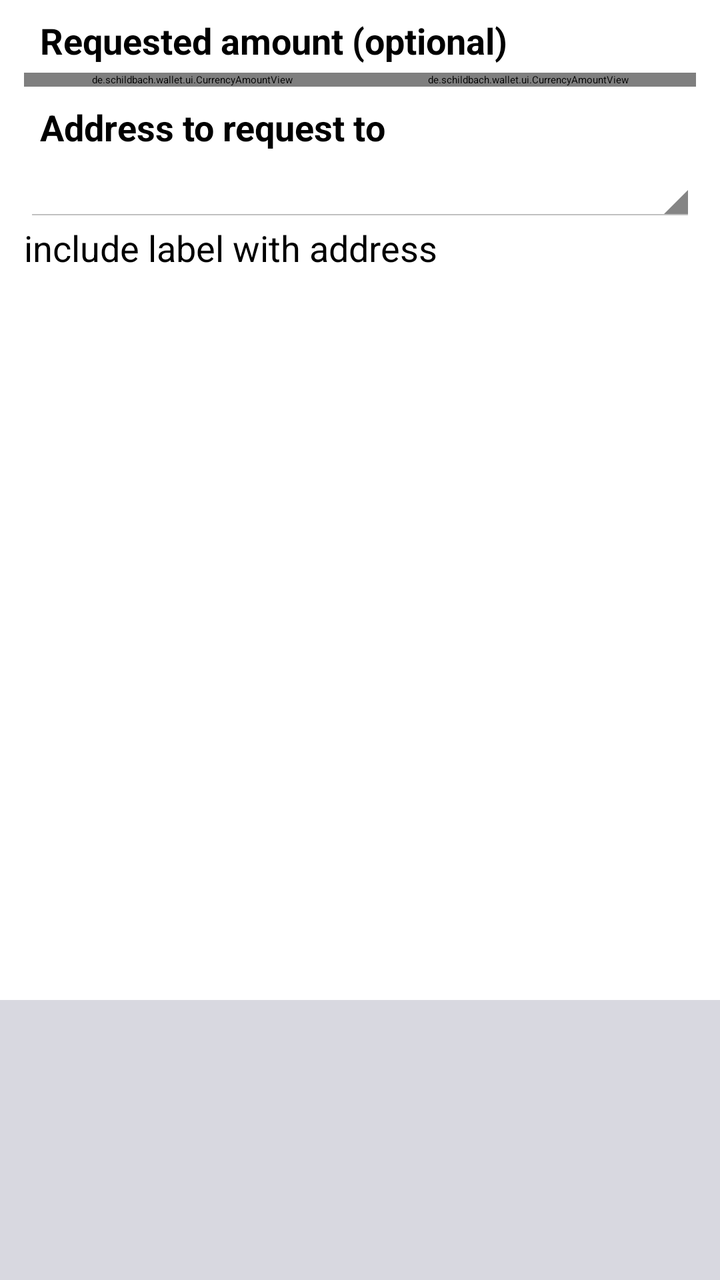
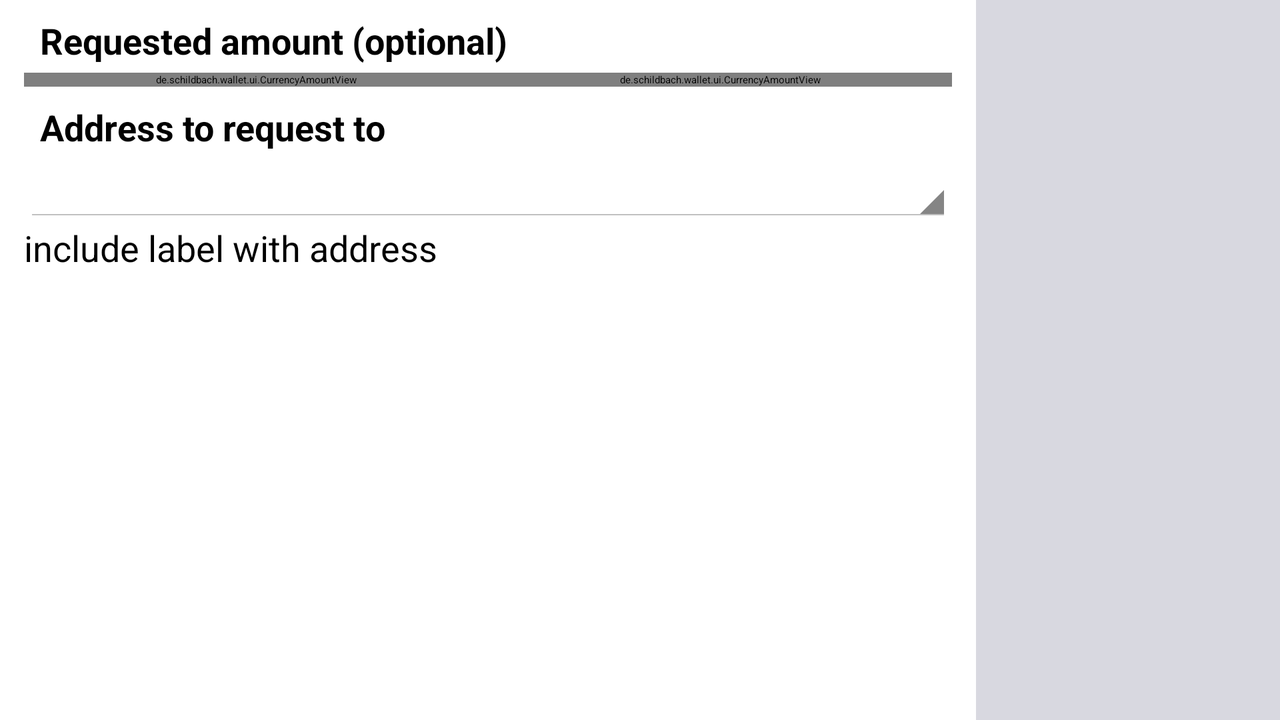

Two renders of one Android screen. The first uses the default layout on a phone; the second uses the alternative layout the repository ships for a different screen configuration, on a matching device. The two XML files are below.
<!-- AndroidManifest.xml: application theme My.Theme -->
<!-- res/layout/request_coins_fragment.xml -->
<?xml version="1.0" encoding="utf-8"?>
<LinearLayout xmlns:android="http://schemas.android.com/apk/res/android"
    xmlns:tools="http://schemas.android.com/tools"
    android:orientation="vertical"
    tools:ignore="RequiredSize">

    <FrameLayout
        android:layout_width="match_parent"
        android:layout_height="0px"
        android:layout_weight="1"
        android:foreground="@drawable/fragment_shadow_horizontal_flip"
        android:foregroundGravity="bottom|fill_horizontal">

        <include
            layout="@layout/request_coins_form_include"
            android:layout_width="match_parent"
            android:layout_height="match_parent" />
    </FrameLayout>

    <LinearLayout
        android:layout_width="match_parent"
        android:layout_height="wrap_content"
        android:background="@color/bg_panel"
        android:baselineAligned="false"
        android:orientation="horizontal"
        android:paddingBottom="@dimen/list_entry_padding_vertical"
        android:paddingLeft="@dimen/list_entry_padding_horizontal"
        android:paddingRight="@dimen/list_entry_padding_horizontal"
        android:paddingTop="@dimen/list_entry_padding_vertical">

        <LinearLayout
            android:layout_width="0px"
            android:layout_height="match_parent"
            android:layout_gravity="left"
            android:layout_weight="1"
            android:orientation="vertical">

            <TextView
                android:id="@+id/request_coins_fragment_initiate_request"
                android:layout_width="match_parent"
                android:layout_height="0px"
                android:layout_gravity="top"
                android:layout_weight="1"
                android:textSize="@dimen/font_size_normal" />

            <TextView
                android:id="@+id/request_coins_fragment_bluetooth_enabled"
                android:layout_width="match_parent"
                android:layout_height="wrap_content"
                android:layout_gravity="bottom"
                android:text="@string/request_coins_fragment_bluetooth_enabled"
                android:textSize="@dimen/font_size_normal"
                android:visibility="gone" />
        </LinearLayout>

        <FrameLayout
            android:layout_width="wrap_content"
            android:layout_height="wrap_content"
            android:layout_gravity="center"
            android:layout_marginLeft="@dimen/list_entry_padding_horizontal">

            <ImageView
                android:id="@+id/request_coins_qr"
                android:layout_width="@dimen/wallet_address_qr_size_large"
                android:layout_height="@dimen/wallet_address_qr_size_large"
                android:layout_gravity="center"
                android:background="@drawable/qrcode_frame"
                android:padding="8dp"
                android:scaleType="centerInside" />
        </FrameLayout>
    </LinearLayout>

</LinearLayout>
<!-- res/layout/request_coins_form_include.xml (included above) -->
<?xml version="1.0" encoding="utf-8"?>
<LinearLayout xmlns:android="http://schemas.android.com/apk/res/android"
    xmlns:tools="http://schemas.android.com/tools"
    android:background="@color/bg_form"
    android:orientation="vertical">

    <TextView
        android:layout_width="match_parent"
        android:layout_height="wrap_content"
        android:layout_marginBottom="4dp"
        android:layout_marginLeft="20dp"
        android:layout_marginRight="20dp"
        android:layout_marginTop="8dp"
        android:text="@string/request_coins_fragment_amount_label"
        android:textSize="@dimen/font_size_normal"
        android:textStyle="bold" />

    <LinearLayout
        android:layout_width="match_parent"
        android:layout_height="wrap_content"
        android:layout_marginLeft="@dimen/list_entry_padding_horizontal"
        android:layout_marginRight="@dimen/list_entry_padding_horizontal"
        android:divider="@drawable/divider_currency"
        android:orientation="horizontal"
        android:showDividers="middle">

        <de.schildbach.wallet.ui.CurrencyAmountView
            android:id="@+id/request_coins_amount_btc"
            android:layout_width="0px"
            android:layout_height="wrap_content"
            android:layout_weight="1">

            <EditText
                android:id="@+id/request_coins_amount_btc_edittext"
                android:layout_width="match_parent"
                android:layout_height="wrap_content"
                android:imeOptions="flagNoExtractUi"
                android:textSize="@dimen/font_size_large"
                tools:ignore="TextFields" />
        </de.schildbach.wallet.ui.CurrencyAmountView>

        <de.schildbach.wallet.ui.CurrencyAmountView
            android:id="@+id/request_coins_amount_local"
            android:layout_width="0px"
            android:layout_height="wrap_content"
            android:layout_weight="1">

            <EditText
                android:id="@+id/request_coins_amount_local_edittext"
                android:layout_width="match_parent"
                android:layout_height="wrap_content"
                android:imeOptions="flagNoExtractUi"
                android:textSize="@dimen/font_size_large"
                tools:ignore="TextFields" />
        </de.schildbach.wallet.ui.CurrencyAmountView>
    </LinearLayout>

    <TextView
        android:layout_width="match_parent"
        android:layout_height="wrap_content"
        android:layout_marginBottom="4dp"
        android:layout_marginLeft="20dp"
        android:layout_marginRight="20dp"
        android:layout_marginTop="8dp"
        android:text="@string/request_coins_fragment_address_label"
        android:textSize="@dimen/font_size_normal"
        android:textStyle="bold" />

    <Spinner
        android:id="@+id/request_coins_fragment_address"
        android:layout_width="match_parent"
        android:layout_height="wrap_content"
        android:layout_marginLeft="@dimen/list_entry_padding_horizontal"
        android:layout_marginRight="@dimen/list_entry_padding_horizontal" />

    <CheckBox
        android:id="@+id/request_coins_fragment_include_label"
        android:layout_width="match_parent"
        android:layout_height="wrap_content"
        android:layout_marginLeft="@dimen/list_entry_padding_horizontal"
        android:layout_marginRight="@dimen/list_entry_padding_horizontal"
        android:text="@string/request_coins_fragment_include_address_label"
        android:textSize="@dimen/font_size_normal" />

</LinearLayout>
<!-- resources referenced by this layout -->
<resources>
  <!-- from res/values-v11/ -->
  <color name="bg_form">@android:color/white</color>
  <color name="bg_panel">#ffd8d8e0</color>
  <dimen name="font_size_large">24sp</dimen>
  <dimen name="font_size_normal">18sp</dimen>
  <dimen name="list_entry_padding_horizontal">12dp</dimen>
  <dimen name="list_entry_padding_vertical">6dp</dimen>
  <dimen name="wallet_address_qr_size_large">128dp</dimen>
  <!-- drawable divider_currency (drawable) -->
  <?xml version="1.0" encoding="utf-8"?>
  <shape xmlns:android="http://schemas.android.com/apk/res/android">
  
      <size
          android:width="@dimen/divider_currency_padding"
          android:height="1dp" />
  
      <solid android:color="#0000" />
  
  </shape>
  <!-- drawable qrcode_frame (drawable) -->
  <?xml version="1.0" encoding="utf-8"?>
  <selector xmlns:android="http://schemas.android.com/apk/res/android">
  
      <item android:drawable="@drawable/qrcode_frame_pressed" android:state_pressed="true" />
      <item android:drawable="@drawable/qrcode_frame_focused" android:state_focused="true" />
      <item android:drawable="@drawable/qrcode_frame_default" />
  
  </selector>
  <string name="request_coins_fragment_address_label">Address to request to</string>
  <string name="request_coins_fragment_amount_label">Requested amount (optional)</string>
  <string name="request_coins_fragment_bluetooth_enabled">Accepting payments via Bluetooth.</string>
  <string name="request_coins_fragment_include_address_label">include label with address</string>
  <dimen name="divider_currency_padding">0dp</dimen>
  <!-- from res/values-v11/ -->
  <style name="My.Widget.EditText" parent="@android:style/Widget.Holo.Light.EditText" />
  <!-- from res/values-v11/ -->
  <style name="My.Widget.AutoCompleteTextView" parent="@android:style/Widget.Holo.Light.AutoCompleteTextView" />
  <!-- from res/values-v11/ -->
  <style name="My.Widget.Spinner" parent="@android:style/Widget.Holo.Light.Spinner" />
  <!-- from res/values-v11/ -->
  <style name="My.Widget.CompoundButton.CheckBox" parent="@android:style/Widget.Holo.Light.CompoundButton.CheckBox" />
  <!-- drawable action_bar_background (drawable) -->
  <?xml version="1.0" encoding="utf-8"?>
  <shape xmlns:android="http://schemas.android.com/apk/res/android">
  
      <gradient
          android:angle="90"
          android:endColor="#222"
          android:startColor="#111" />
  
  </shape>
  <style name="My.TextAppearance.Widget.ActionBar.Title" parent="@style/TextAppearance.Sherlock.Widget.ActionBar.Title">
          <item name="android:textColor">@android:color/white</item>
          <item name="android:textStyle">bold</item>
          <item name="android:shadowColor">@android:color/black</item>
          <item name="android:shadowRadius">1</item>
      </style>
  <style name="My.TextAppearance.Widget.ActionBar.Subtitle" parent="@style/TextAppearance.Sherlock.Widget.ActionBar.Subtitle">
          <item name="android:textColor">@android:color/white</item>
          <item name="android:textStyle">normal</item>
      </style>
  <!-- drawable action_mode_background (drawable) -->
  <?xml version="1.0" encoding="utf-8"?>
  <shape xmlns:android="http://schemas.android.com/apk/res/android">
  
      <gradient
          android:angle="90"
          android:endColor="#c60"
          android:startColor="#b50" />
  
  </shape>
  <style name="My.TextAppearance.Widget.ActionMode.Title" parent="@style/TextAppearance.Sherlock.Widget.ActionMode.Title">
          <item name="android:textColor">@android:color/white</item>
          <item name="android:textStyle">bold</item>
          <item name="android:shadowColor">@android:color/black</item>
          <item name="android:shadowRadius">1</item>
      </style>
  <style name="My.TextAppearance.Widget.ActionMode.Subtitle" parent="@style/TextAppearance.Sherlock.Widget.ActionMode.Subtitle">
          <item name="android:textColor">@android:color/white</item>
          <item name="android:textStyle">normal</item>
      </style>
</resources>
<!-- res/layout-land/request_coins_fragment.xml (the repository's variant of the layout above) -->
<!-- drawn on the phone turned sideways -->
<?xml version="1.0" encoding="utf-8"?>
<LinearLayout xmlns:android="http://schemas.android.com/apk/res/android"
    xmlns:tools="http://schemas.android.com/tools"
    android:baselineAligned="false"
    android:orientation="horizontal"
    tools:ignore="RequiredSize">

    <FrameLayout
        android:layout_width="0px"
        android:layout_height="match_parent"
        android:layout_weight="1"
        android:foreground="@drawable/fragment_shadow_vertical_flip"
        android:foregroundGravity="right|fill_vertical">

        <include
            layout="@layout/request_coins_form_include"
            android:layout_width="match_parent"
            android:layout_height="match_parent" />
    </FrameLayout>

    <FrameLayout
        android:layout_width="wrap_content"
        android:layout_height="match_parent"
        android:background="@color/bg_panel"
        android:paddingBottom="@dimen/list_entry_padding_vertical"
        android:paddingLeft="@dimen/list_entry_padding_horizontal"
        android:paddingRight="@dimen/list_entry_padding_horizontal"
        android:paddingTop="@dimen/list_entry_padding_vertical">

        <LinearLayout
            android:layout_width="@dimen/wallet_address_qr_size_large"
            android:layout_height="match_parent"
            android:orientation="vertical">

            <FrameLayout
                android:layout_width="wrap_content"
                android:layout_height="wrap_content"
                android:layout_gravity="center_horizontal"
                android:layout_marginBottom="@dimen/list_entry_padding_vertical"
                android:layout_marginTop="@dimen/list_entry_padding_vertical">

                <ImageView
                    android:id="@+id/request_coins_qr"
                    android:layout_width="@dimen/wallet_address_qr_size_large"
                    android:layout_height="@dimen/wallet_address_qr_size_large"
                    android:background="@drawable/qrcode_frame"
                    android:padding="8dp"
                    android:scaleType="centerInside" />
            </FrameLayout>

            <TextView
                android:id="@+id/request_coins_fragment_initiate_request"
                android:layout_width="match_parent"
                android:layout_height="0px"
                android:layout_weight="1"
                android:textSize="@dimen/font_size_normal" />

            <TextView
                android:id="@+id/request_coins_fragment_bluetooth_enabled"
                android:layout_width="match_parent"
                android:layout_height="wrap_content"
                android:layout_gravity="bottom"
                android:text="@string/request_coins_fragment_bluetooth_enabled"
                android:textSize="@dimen/font_size_normal"
                android:visibility="gone" />
        </LinearLayout>
    </FrameLayout>

</LinearLayout>
